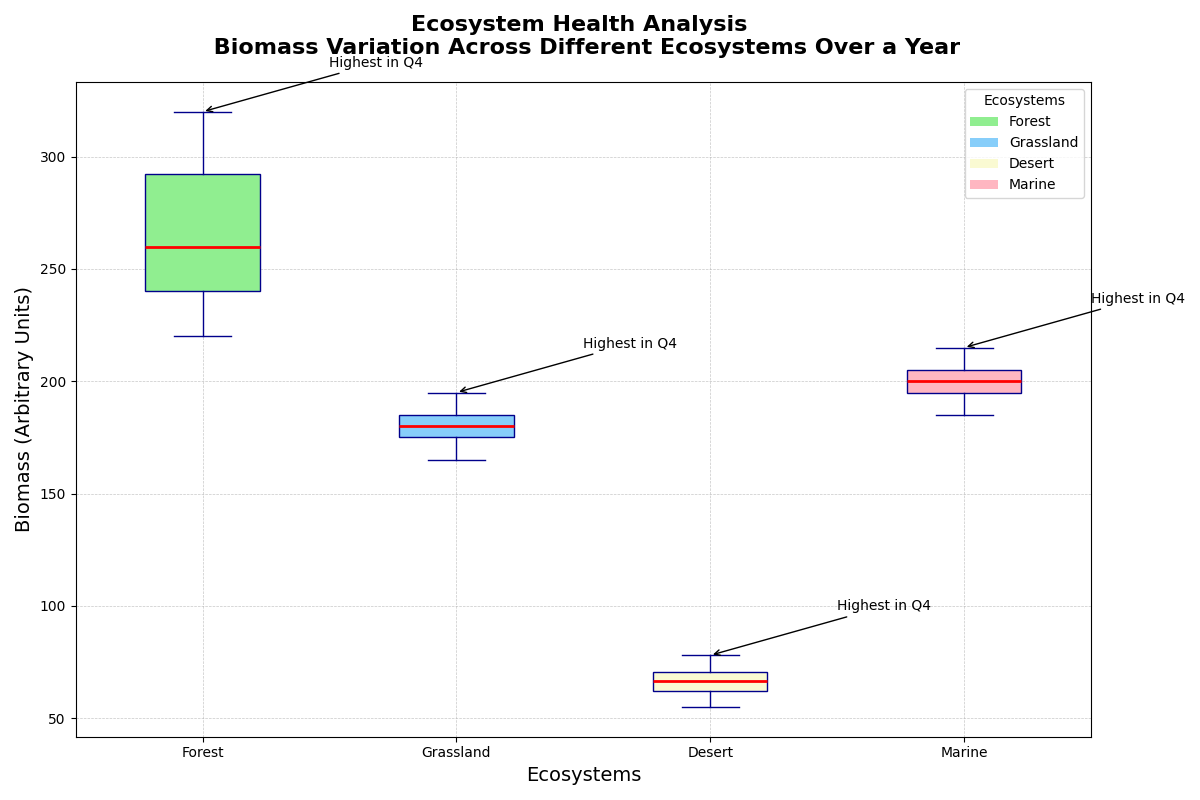

Python code for this plot:
import matplotlib.pyplot as plt
import numpy as np
from matplotlib.patches import Patch

# Biomass data (in arbitrary units) for each ecosystem over four quarters, excluding "Wetland"
forest_biomass = [250, 270, 300, 320, 240, 260, 290, 310, 230, 250, 280, 300, 220, 230, 240, 260]
grassland_biomass = [180, 185, 190, 195, 175, 180, 185, 190, 170, 175, 180, 185, 165, 170, 175, 180]
desert_biomass = [70, 72, 75, 78, 65, 68, 70, 73, 60, 63, 65, 68, 55, 58, 60, 63]
marine_biomass = [200, 205, 210, 215, 195, 200, 205, 210, 190, 195, 200, 205, 185, 190, 195, 200]

# Aggregating data for Box Plot, excluding "Wetland"
biomass_data = [
    forest_biomass,
    grassland_biomass,
    desert_biomass,
    marine_biomass
]

# Labels for each ecosystem, excluding "Wetland"
ecosystems = ["Forest", "Grassland", "Desert", "Marine"]

# Create subplots
fig, ax = plt.subplots(1, 1, figsize=(12, 8))

# Plotting the boxplots
boxplots = ax.boxplot(biomass_data, patch_artist=True,
                    boxprops=dict(facecolor='lightblue', color='darkblue'),
                    whiskerprops=dict(color='darkblue'),
                    capprops=dict(color='darkblue'),
                    medianprops=dict(color='red', linewidth=2),
                    flierprops=dict(marker='o', color='red', alpha=0.5))

# Customizing colors for each box, excluding "Wetland"
colors = ['lightgreen', 'lightskyblue', 'lightgoldenrodyellow', 'lightpink']
for patch, color in zip(boxplots['boxes'], colors):
    patch.set_facecolor(color)

# Adding ecosystem labels
ax.set_xticklabels(ecosystems)

# Titles and labels
ax.set_title('Ecosystem Health Analysis \n Biomass Variation Across Different Ecosystems Over a Year', fontsize=16, fontweight='bold', pad=20)
ax.set_xlabel('Ecosystems', fontsize=14)
ax.set_ylabel('Biomass (Arbitrary Units)', fontsize=14)

# Customizing grid
ax.grid(True, linestyle='--', linewidth=0.5, alpha=0.7)

# Add legend manually, excluding "Wetland"
legend_elements = [Patch(facecolor=color, label=ecosystem) for color, ecosystem in zip(colors, ecosystems)]
ax.legend(handles=legend_elements, title='Ecosystems', loc='upper right', fontsize=10)

# Adding annotations for each ecosystem with the maximum variation's quarter, excluding "Wetland"
annotations = [
    ('Highest in Q4', forest_biomass.index(320), 320, 'forest'),
    ('Highest in Q4', grassland_biomass.index(195), 195, 'grassland'),
    ('Highest in Q4', desert_biomass.index(78), 78, 'desert'),
    ('Highest in Q4', marine_biomass.index(215), 215, 'marine'),
]

# Applying the annotations
for text, x, y, ecosystem in annotations:
    ecosystem_idx = ecosystems.index(ecosystem.capitalize())
    ax.annotate(text, xy=(ecosystem_idx + 1, y), xytext=(ecosystem_idx + 1.5, y + 20),
                arrowprops=dict(arrowstyle='->', connectionstyle='arc3', color='black'),
                fontsize=10, color='black')

# Automatically adjust for better appearance
plt.tight_layout()

# Display the plot
plt.show()
